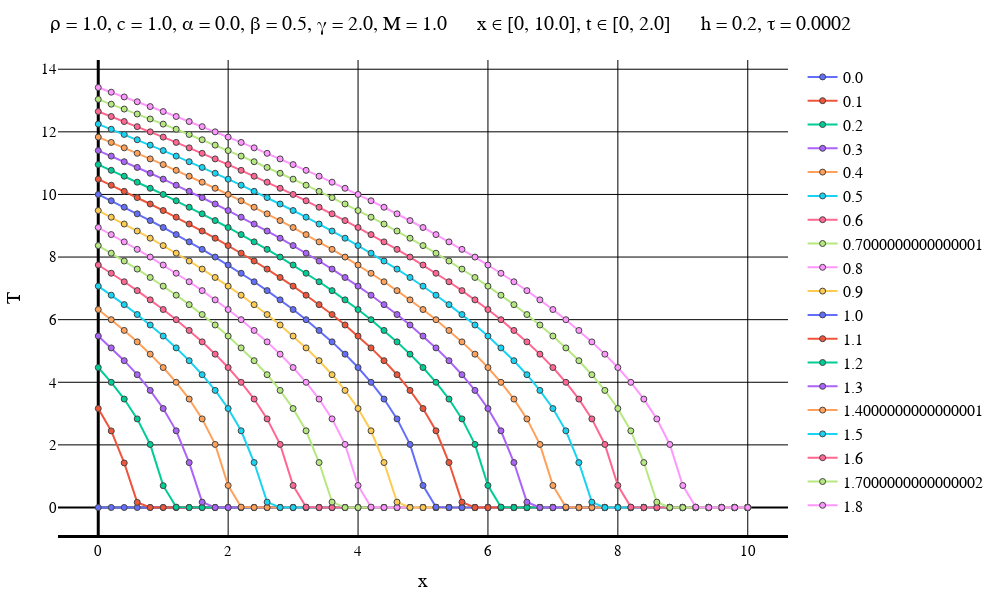

This figure's notebook cell:
### Code cell
solutionFile = "D:\\Calc_Methods_2\\Lab2\\QuasilinearHeatEq\\FirstConds\\solution$numOfEq.txt"
dataFile = "D:\\Calc_Methods_2\\Lab2\\QuasilinearHeatEq\\FirstConds\\data$numOfEq.txt"
intervalFile = "D:\\Calc_Methods_2\\Lab2\\QuasilinearHeatEq\\FirstConds\\interval$numOfEq.txt"

solutionMatrix = readdlm(solutionFile)
dataVec = readdlm(dataFile)
intervalVec = readdlm(intervalFile);

L = dataVec[3]
timeEnd = dataVec[4]
numOfXIntervals = Int(intervalVec[1])
numOfTIntervals = Int(intervalVec[2])
h = L / numOfXIntervals
τ = timeEnd / numOfTIntervals
if default == true
    plotStep = trunc(Int, timeEnd / (defaultStepParam * τ))
    numOfPlots = numOfTIntervals + 1    
else
    plotStep = firstSteps
    numOfPlots = firstPlots
end
println("Шаг графика: $plotStep")
println("Время последнего графика: $((numOfPlots - 1)*τ)")
makePlot(numOfPlots, plotStep, solutionMatrix, dataVec, intervalVec, true)
